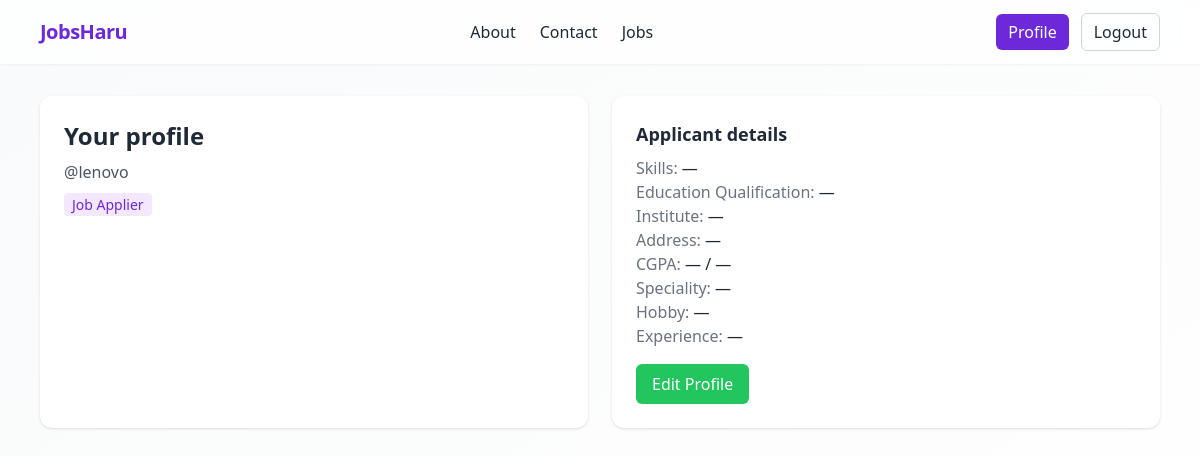
/users/profile/ (signed in), run on an earlier commit of the app's database.
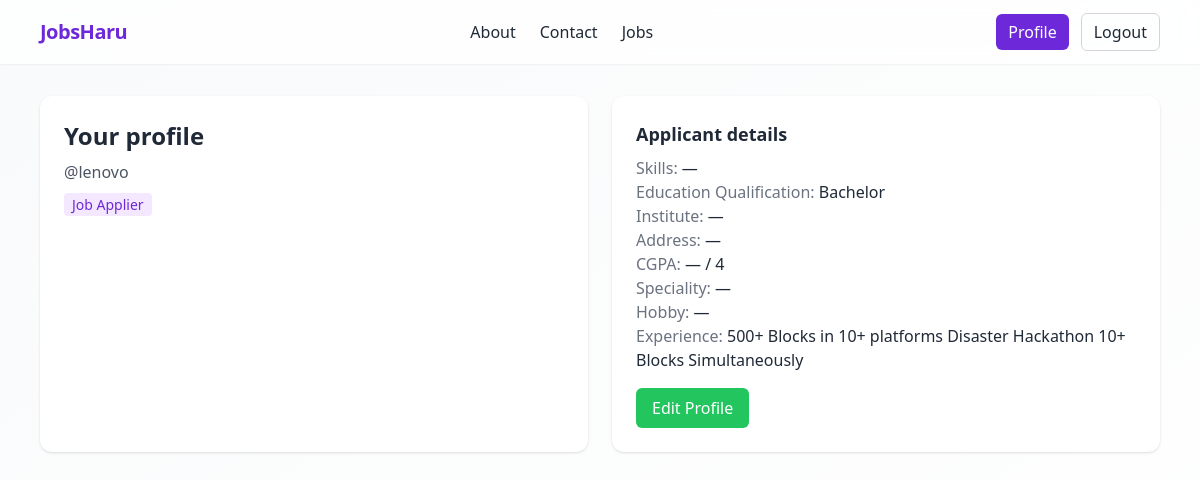
And on a later commit of the database.
### users/models.py (models this page shows, shortened)
class User(AbstractUser):
    class UserType(models.TextChoices):
        ORGANIZATION = "ORG", "Organization"
        APPLICANT = "APP", "Job Applier"
    user_type = models.CharField(
        max_length=3,
        choices=UserType.choices,
        default=UserType.APPLICANT,
    )
    organization_name = models.CharField(max_length=255, blank=True)
    organization_website = models.URLField(blank=True)
    organization_photo = models.ImageField(upload_to="organization_photos/", blank=True, null=True)
    profile_photo = models.ImageField(upload_to="profile_photos/", blank=True, null=True)
    resume = models.FileField(upload_to="resumes/", blank=True, null=True)
    skills = models.TextField(blank=True)
    education_qualification = models.CharField(max_length=100, blank=True)
    education_institute = models.CharField(max_length=255, blank=True)
    education_address = models.CharField(max_length=255, blank=True)
    education_cgpa = models.DecimalField(max_digits=4, decimal_places=2, blank=True, null=True)
    education_cgpa_scale = models.CharField(max_length=10, blank=True)
    speciality = models.CharField(max_length=255, blank=True)
    hobby = models.CharField(max_length=255, blank=True)
    experience = models.TextField(blank=True)
    internship = models.TextField(blank=True)
    def is_organization(self) -> bool:
        return self.user_type == self.UserType.ORGANIZATION

### users/views.py (the view)
# urls.py: path("profile/", profile, name="profile"),
@login_required
def profile(request):
    return render(request, "users/profile.html")

### users/templates/users/profile.html (shortened to what this page needs)
{% extends "base.html" %}
{% block content %}
<div class="grid md:grid-cols-2 gap-6">
  <div class="bg-white rounded-xl shadow p-6">
    <h2 class="text-2xl font-bold mb-2">Your profile</h2>
    <p class="text-gray-600">@{{ user.username }}</p>
    <p class="mt-2"><span class="px-2 py-0.5 rounded bg-purple-100 text-primary text-sm">{{ user.get_user_type_display }}</span></p>
  </div>
  <div class="bg-white rounded-xl shadow p-6">
    {% if user.is_organization %}
      <h3 class="font-semibold text-lg mb-2">Organization</h3>
      <p><span class="text-gray-500">Name:</span> {{ user.organization_name|default:'—' }}</p>
      <p><span class="text-gray-500">Website:</span> <a class="text-primary hover:underline" href="{{ user.organization_website }}" target="_blank">{{ user.organization_website|default:'—' }}</a></p>
      <a class="inline-block mt-4 px-4 py-2 rounded-md bg-primary text-white hover:bg-purple-700 transition" href="/jobs/post/">Post a Job</a>
    {% else %}
      <h3 class="font-semibold text-lg mb-2">Applicant details</h3>
      <p><span class="text-gray-500">Skills:</span> {{ user.skills|default:'—' }}</p>
      <p><span class="text-gray-500">Education Qualification:</span> {{ user.education_qualification|default:'—' }}</p>
      <p><span class="text-gray-500">Institute:</span> {{ user.education_institute|default:'—' }}</p>
      <p><span class="text-gray-500">Address:</span> {{ user.education_address|default:'—' }}</p>
      <p><span class="text-gray-500">CGPA:</span> {{ user.education_cgpa|default:'—' }} / {{ user.education_cgpa_scale|default:'—' }}</p>
      <p><span class="text-gray-500">Speciality:</span> {{ user.speciality|default:'—' }}</p>
      <p><span class="text-gray-500">Hobby:</span> {{ user.hobby|default:'—' }}</p>
      <p><span class="text-gray-500">Experience:</span> {{ user.experience|default:'—' }}</p>
      <a href="{% url 'users:profile_edit' %}" class="inline-block mt-4 px-4 py-2 rounded-md bg-secondary text-white hover:bg-green-600 transition">Edit Profile</a>
    {% endif %}
  </div>
</div>
{% endblock %}

What changed in the data, as far as the page shows it:
changed User "lenovo": education_qualification "—" → "Bachelor"; education_cgpa_scale "—" → "4"; experience "—" → "500+ Blocks in 10+ platforms Disaster Hackathon 10+ Blocks Simultaneously"
